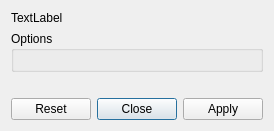
<?xml version="1.0" encoding="UTF-8"?>
<ui version="4.0">
 <class>WorkerPluginDialog</class>
 <widget class="QDialog" name="WorkerPluginDialog">
  <property name="windowTitle">
   <string>Dialog</string>
  </property>
  <layout class="QVBoxLayout" name="verticalLayout">
   <item>
    <widget class="QLabel" name="descriptionLabel">
     <property name="sizePolicy">
      <sizepolicy hsizetype="Preferred" vsizetype="Maximum">
       <horstretch>0</horstretch>
       <verstretch>0</verstretch>
      </sizepolicy>
     </property>
     <property name="text">
      <string>TextLabel</string>
     </property>
    </widget>
   </item>
   <item>
    <widget class="QGroupBox" name="fieldGroup">
     <property name="title">
      <string>Options</string>
     </property>
     <layout class="QGridLayout" name="gridLayout"/>
    </widget>
   </item>
   <item>
    <widget class="QLabel" name="notifyLabel">
     <property name="text">
      <string/>
     </property>
    </widget>
   </item>
   <item>
    <widget class="QDialogButtonBox" name="buttonBox">
     <property name="orientation">
      <enum>Qt::Horizontal</enum>
     </property>
     <property name="standardButtons">
      <set>QDialogButtonBox::Apply|QDialogButtonBox::Close|QDialogButtonBox::Reset</set>
     </property>
    </widget>
   </item>
  </layout>
 </widget>
 <resources/>
 <connections>
  <connection>
   <sender>buttonBox</sender>
   <signal>rejected()</signal>
   <receiver>WorkerPluginDialog</receiver>
   <slot>close()</slot>
   <hints>
    <hint type="sourcelabel">
     <x>316</x>
     <y>260</y>
    </hint>
    <hint type="destinationlabel">
     <x>286</x>
     <y>274</y>
    </hint>
   </hints>
  </connection>
 </connections>
</ui>
